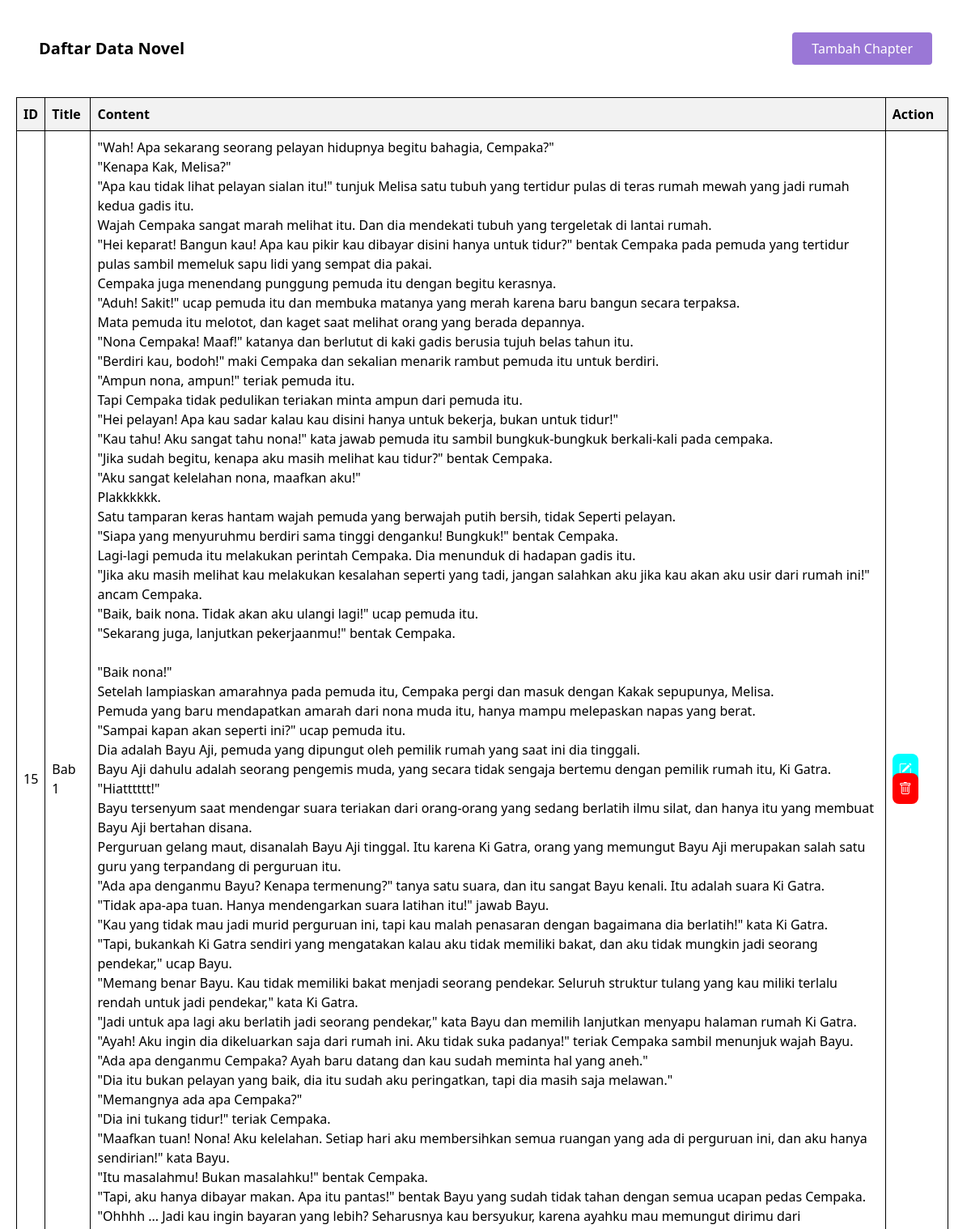
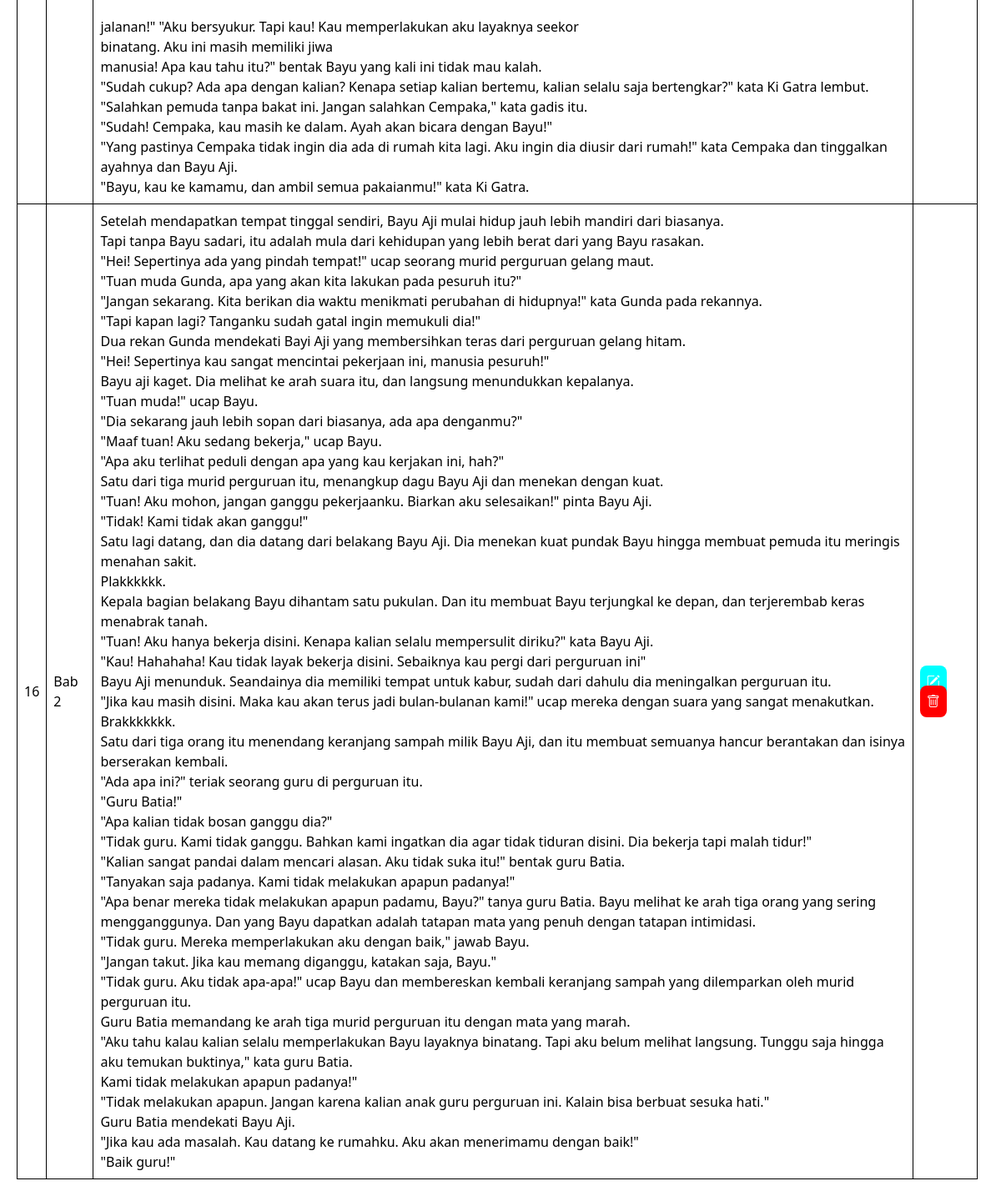
The app's page /src/view/dashboard/detail-novel.php?id=19 (signed in) with its own data (2 pictures, top to bottom).
### tables this page shows
CREATE TABLE `bab` (
  `id` int(11) NOT NULL,
  `novel_id` int(11) DEFAULT NULL,
  `title` varchar(255) NOT NULL,
  `content` text DEFAULT NULL
);

### src/class/novels.php (called while the page is built, shortened)
<?php
function getNovelById($conn, $id) {
    $sql = "SELECT novel.id, novel.cover, novel.title,novel.sinopsis,novel.author, genre.name AS genre
            FROM novel
            JOIN genre ON novel.genre_id = genre.id
            WHERE novel.id = ?";
    $stmt = $conn->prepare($sql);
    $stmt->bind_param("i", $id);
    $stmt->execute();
    $result = $stmt->get_result();
    return $result->fetch_assoc();
}
function getChaptersByNovelId($conn, $novel_id) {
    $sql = "SELECT * FROM bab WHERE novel_id = ?";
    $stmt = $conn->prepare($sql);
    $stmt->bind_param("i", $novel_id);
    $stmt->execute();
    $result = $stmt->get_result();
    $bab = array();
    while ($row = $result->fetch_assoc()) {
        $bab[] = $row;
    }
    return $bab;
}
?>

### src/view/dashboard/detail-novel.php (the view, shortened to what this page needs)
<?php
include "../../class/novels.php";
$db = new Database();
$conn = $db->getConnection();
$novel_id = $_GET['id'];
$novel = getNovelById($conn, $novel_id);
$chapters = getChaptersByNovelId($conn, $novel_id);
?>
<!DOCTYPE html>
<html lang="en">
<head>
    <link href="../../style/output.css" rel="stylesheet">
    <link rel="stylesheet" href="https://cdn.jsdelivr.net/npm/bootstrap-icons@1.11.3/font/bootstrap-icons.min.css">
</head>
<body>
    <?php if ($novel) : ?>
        <div class="flex justify-between items-center py-6 px-12">
            <h1 class="text-xl font-bold">Daftar Data Novel</h1>
            <a href="create-bab.php?id=<?php echo $novel['id']; ?>" class="text-white bg-secondary py-2 px-6 my-4 rounded">Tambah Chapter</a>
        </div>
        <?php if (count($chapters) > 0) : ?>
            <table>
                <thead>
                    <tr>
                        <th>ID</th>
                        <th>Title</th>
                        <th>Content</th>
                        <th>Action</th>
                    </tr>
                </thead>
                <tbody>
                    <?php foreach ($chapters as $chapter) : ?>
                        <tr>
                            <td><?php echo htmlspecialchars($chapter["id"]); ?></td>
                            <td><?php echo htmlspecialchars($chapter["title"]); ?></td>
                            <td><?php echo nl2br(htmlspecialchars($chapter["content"])); ?></td>
                            <td>
                                <a class="text-white p-2 rounded-lg" style="background-color: cyan;" href="edit-novel.php?id=<?php echo $novel['id']; ?>"> <i class="bi bi-pencil-square"></i></a>
                                <a class="text-white p-2 rounded-lg" style="background-color: red;" href="../../class/delete-chapter.php?id=<?php echo $chapter['id']; ?>"><i class="bi bi-trash"></i></a>
                            </td>
                        </tr>
                    <?php endforeach; ?>
                </tbody>
            </table>
        <?php else : ?>
            <p>No chapters found.</p>
        <?php endif; ?>
    <?php else : ?>
        <p>Novel not found.</p>
    <?php endif; ?>
</body>
</html>

### src/view/dashboard/detail-novel.php (style rules this page uses)
table { width: 96%; border-collapse: collapse; margin-bottom: 20px; margin-left: 20px; }
table, th, td { border: 1px solid black; }
th, td { padding: 8px; text-align: left; }
th { background-color: #f2f2f2; }

### records on screen
bab: id "15", title "Bab 1", content "\"Wah! Apa sekarang seorang pelayan hidupnya begitu bahagia, Cempaka?\" \"Kenapa Kak, Melisa?\" \"Apa kau tidak lihat pelayan sialan itu!\" tunjuk Melisa satu tubuh yang tertidur pulas di teras rumah mewah yang jadi rumah kedua gadis itu. Wajah Cempaka sangat marah melihat itu. Dan dia mendekati tubuh yang tergeletak di lantai rumah. \"Hei keparat! Bangun kau! Apa kau pikir kau dibayar disini hanya untuk tidur?\" bentak Cempaka pada pemuda yang tertidur pulas sambil memeluk sapu lidi yang sempat dia pakai. Cempaka juga menendang punggung pemuda itu dengan begitu kerasnya. \"Aduh! Sakit!\" ucap pemuda itu dan membuka matanya yang merah karena baru bangun secara terpaksa. Mata pemuda itu melotot, dan…"
bab: id "16", title "Bab 2", content "Setelah mendapatkan tempat tinggal sendiri, Bayu Aji mulai hidup jauh lebih mandiri dari biasanya. Tapi tanpa Bayu sadari, itu adalah mula dari kehidupan yang lebih berat dari yang Bayu rasakan. \"Hei! Sepertinya ada yang pindah tempat!\" ucap seorang murid perguruan gelang maut. \"Tuan muda Gunda, apa yang akan kita lakukan pada pesuruh itu?\" \"Jangan sekarang. Kita berikan dia waktu menikmati perubahan di hidupnya!\" kata Gunda pada rekannya. \"Tapi kapan lagi? Tanganku sudah gatal ingin memukuli dia!\" Dua rekan Gunda mendekati Bayi Aji yang membersihkan teras dari perguruan gelang hitam. \"Hei! Sepertinya kau sangat mencintai pekerjaan ini, manusia pesuruh!\" Bayu aji kaget. Dia melihat ke arah…"
